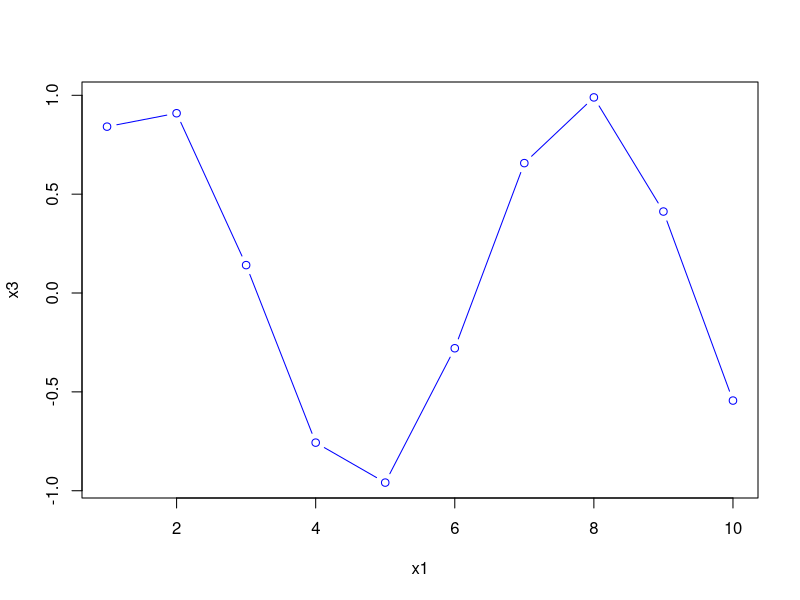
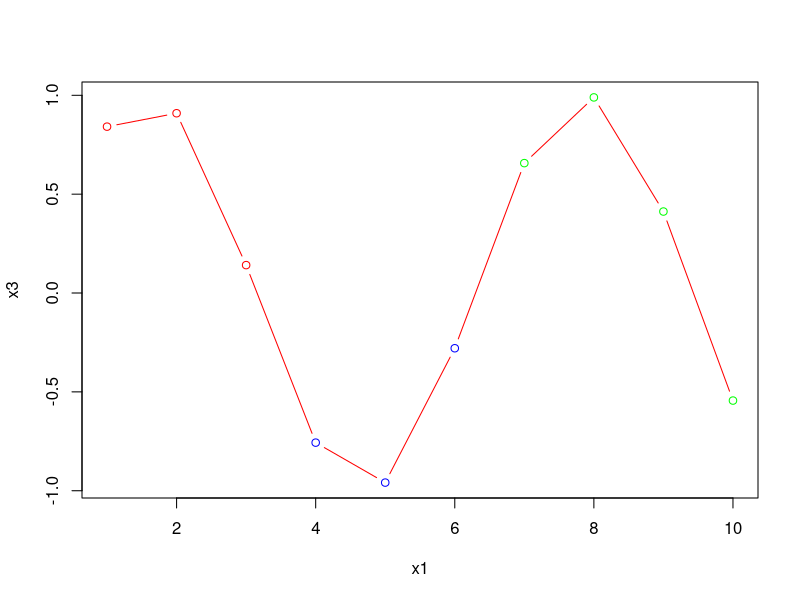

Recreate these plots in R, in order.
# ----------------------------------
# MODULE 02 - R code
# ----------------------------------
# Getting started with R code

# Type in simple commands
# using the Console as an online calculator

1+1
2^3
pi
log(2.5)

# create "containers" for data
# create and utilize data by assigning
# them to objects - stored in local environment

a <- 1+1
a

a^3
b <- a^3
b

# create 3 vectors and store them

x1 <- c(1,2,3,4,5,6,7,8,9,10)
x2 <- x1*4
x3 <- sin(x1)

# make a plot

plot(x1,x3,type="b",col="blue")

# add a vector of colors

x4 <- c("red","red","red","blue","blue","blue",
        "green","green","green","green")

plot(x1,x3,type="b",col=x4)

# 

